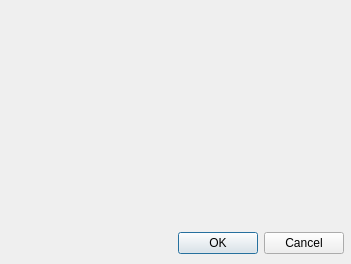
<?xml version="1.0" encoding="UTF-8"?>
<ui version="4.0">
 <class>DialogEditBreakpoint</class>
 <widget class="QDialog" name="DialogEditBreakpoint">
  <property name="windowModality">
   <enum>Qt::ApplicationModal</enum>
  </property>
  <property name="geometry">
   <rect>
    <x>0</x>
    <y>0</y>
    <width>351</width>
    <height>264</height>
   </rect>
  </property>
  <property name="windowTitle">
   <string>Breakpoint</string>
  </property>
  <property name="modal">
   <bool>true</bool>
  </property>
  <widget class="QWidget" name="">
   <property name="geometry">
    <rect>
     <x>140</x>
     <y>230</y>
     <width>204</width>
     <height>26</height>
    </rect>
   </property>
   <layout class="QHBoxLayout" name="horizontalLayout">
    <item>
     <spacer name="horizontalSpacer">
      <property name="orientation">
       <enum>Qt::Horizontal</enum>
      </property>
      <property name="sizeHint" stdset="0">
       <size>
        <width>40</width>
        <height>20</height>
       </size>
      </property>
     </spacer>
    </item>
    <item>
     <widget class="QPushButton" name="pushButtonOK">
      <property name="text">
       <string>OK</string>
      </property>
     </widget>
    </item>
    <item>
     <widget class="QPushButton" name="pushButtonCancel">
      <property name="text">
       <string>Cancel</string>
      </property>
     </widget>
    </item>
   </layout>
  </widget>
 </widget>
 <resources/>
 <connections/>
</ui>
